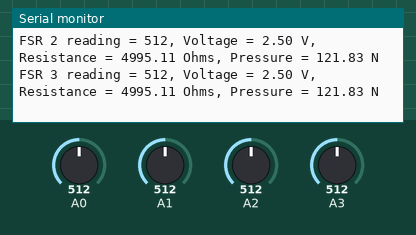
Simulated run of this sketch. Board: Arduino Uno, built with avr-gcc and run on an emulated ATmega328P. Parts: the last lines printed to the serial monitor. Inputs (shaded band) come from the test bench; at power-on: A0 = 512, A3 = 512, A1 = 512, A2 = 512.

Above: at 2.0 s.
2.1 s: A0 set to 543
At 2.69 s:
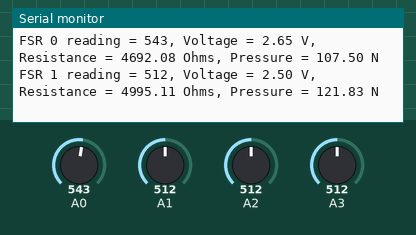
6.8 s: A0 set to 577
At 7.96 s:
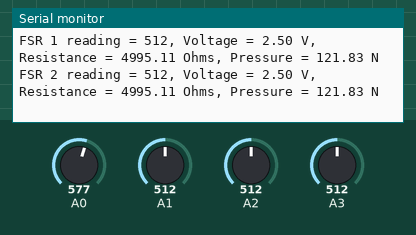
12.2 s: A3 set to 545
At 14.0 s:
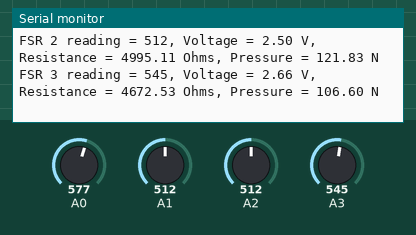
16.9 s: A3 set to 568
At 17.8 s:
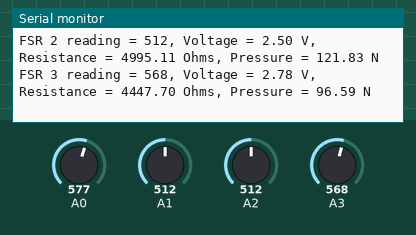
Timing chart, 0 to 19.7 s (numbered marks = the images above; inputs shaded):
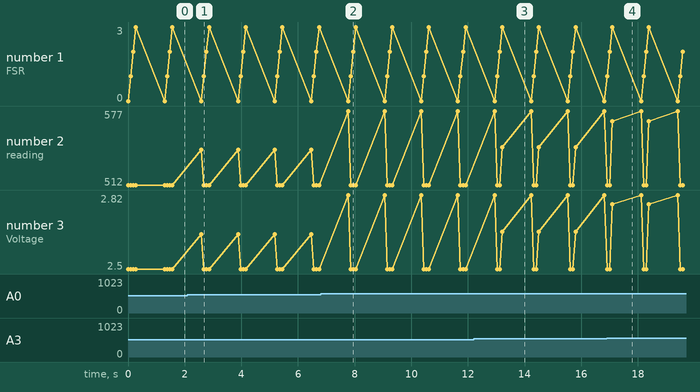

Measured:
- after the input at 2.1 s, the serial monitor: prints a new line after 0.49 s (image 1)
- after the input at 6.8 s, the serial monitor: prints a new line after 0.97 s (image 2)
- after the input at 12.2 s, the serial monitor: prints a new line after 1.0 s (image 3)
- after the input at 16.9 s, the serial monitor: prints a new line after 0.19 s (image 4)

The sketch:

neck_muscle_tester.ino
```cpp
int fsrPin[4] = {0, 1, 2, 3};   // the FSRs are connected to analog inputs A0, A1, A2, and A3
int fsrReading[4];    // the analog reading from the FSR resistor divider

// Constants for calculating pressure in newtons
const float fsrVoltage = 5.0;   // The voltage supplied to the FSR sensor (in this case, 5V from the Arduino Uno)
const float fsrResistance = 10000.0;   // The resistance of the 10K resistor in the FSR circuit
const float fsrSensitivity[4] = {0.0048828125, 0.0048828125, 0.0048828125, 0.0048828125};   // The sensitivity of the FSR sensors (found in the datasheet)

void setup(void) {
  Serial.begin(9600);
}

void loop(void) {
  for (int i = 0; i < 4; i++) {
    fsrReading[i] = analogRead(fsrPin[i]);

    float voltage = fsrReading[i] * (fsrVoltage / 1023.0);   // Convert the analog reading to voltage
    float resistance = fsrResistance * (1.0 - (fsrReading[i] / 1023.0));   // Calculate the resistance of the FSR sensor
    float pressure = fsrSensitivity[i] * pow(resistance, 2.0);   // Calculate the pressure in newtons

    Serial.print("FSR ");
    Serial.print(i);
    Serial.print(" reading = ");
    Serial.print(fsrReading[i]);
    Serial.print(", Voltage = ");
    Serial.print(voltage);
    Serial.print(" V, Resistance = ");
    Serial.print(resistance);
    Serial.print(" Ohms, Pressure = ");
    Serial.print(pressure/1000);
    Serial.println(" N");
  }

  delay(1000);
}
```
